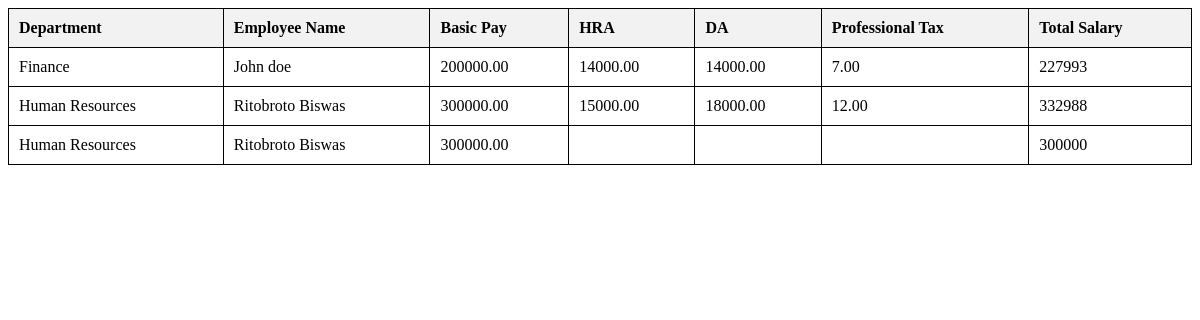
The page /assignment3_akc/part_iv.php on the database its author committed.
### tables this page shows
CREATE TABLE `employee` (
  `empid` int(11) NOT NULL,
  `empname` varchar(50) NOT NULL,
  `dob` date NOT NULL,
  `city` varchar(50) DEFAULT NULL,
  `state` varchar(50) DEFAULT NULL,
  `pin` varchar(10) DEFAULT NULL,
  `mobile` varchar(15) DEFAULT NULL,
  `joindate` date NOT NULL,
  `deptid` int(11) DEFAULT NULL
);

CREATE TABLE `department` (
  `deptid` int(11) NOT NULL,
  `dname` varchar(50) NOT NULL
);

CREATE TABLE `salary` (
  `empid` int(11) DEFAULT NULL,
  `BasicPay` decimal(10,2) DEFAULT NULL,
  `HRA` decimal(10,2) DEFAULT NULL,
  `DA` decimal(10,2) DEFAULT NULL,
  `Professional_tax` decimal(10,2) DEFAULT NULL
);

### assignment3_akc/part_iv.php (the view, shortened to what this page needs)
<!DOCTYPE html>
<html>
<head>
</head>
<body>
<?php
include 'connect.php';
$sql = "SELECT e.empname, d.dname, s.BasicPay, s.HRA, s.DA, s.Professional_tax
        FROM Employee e
        JOIN Salary s ON e.empid = s.empid
        JOIN Department d ON e.deptid = d.deptid
        ORDER BY d.dname, e.empname";
$result = $conn->query($sql);
echo "<table>
<tr>
<th>Department</th>
<th>Employee Name</th>
<th>Basic Pay</th>
<th>HRA</th>
<th>DA</th>
<th>Professional Tax</th>
<th>Total Salary</th>
</tr>";
if ($result->num_rows > 0) {
    while($row = $result->fetch_assoc()) {
        $total_salary = $row['BasicPay'] + $row['HRA'] + $row['DA'] - $row['Professional_tax'];
        echo "<tr>";
        echo "<td>" . $row['dname'] . "</td>";
        echo "<td>" . $row['empname'] . "</td>";
        echo "<td>" . $row['BasicPay'] . "</td>";
        echo "<td>" . $row['HRA'] . "</td>";
        echo "<td>" . $row['DA'] . "</td>";
        echo "<td>" . $row['Professional_tax'] . "</td>";
        echo "<td>" . $total_salary . "</td>";
        echo "</tr>";
    }
} else {
    echo "<tr><td colspan='7'>No records found</td></tr>";
}
echo "</table>";
?>
</body>
</html>

### assignment3_akc/part_iv.php (style rules this page uses)
table { width: 100%; border-collapse: collapse; }
table, th, td { border: 1px solid black; }
th, td { padding: 10px; text-align: left; }
th { background-color: #f2f2f2; }

### rows shown on the page
employee: deptid.dname "Finance", empname "John doe", salary.BasicPay "200000.00", salary.HRA "14000.00", salary.DA "14000.00", salary.Professional_tax "7.00", salary.BasicPay+HRA+DA "227993"
employee: deptid.dname "Human Resources", empname "Ritobroto Biswas", salary.BasicPay "300000.00", salary.HRA "15000.00", salary.DA "18000.00", salary.Professional_tax "12.00", salary.BasicPay+HRA+DA "332988", salary.BasicPay+HRA+DA "300000"
